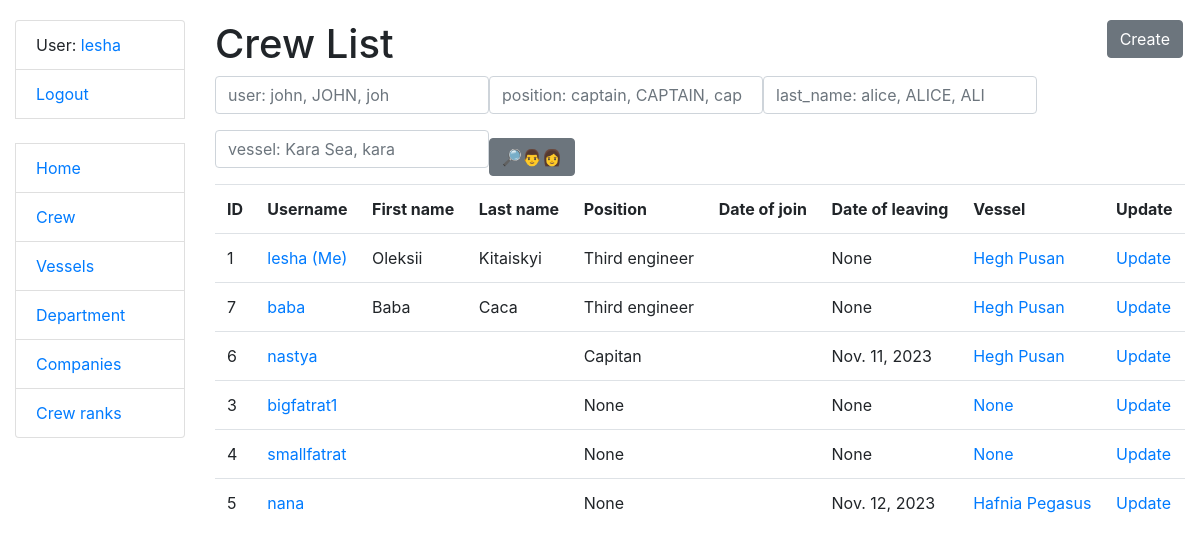
/crew/ (signed in), run on an earlier commit of the app's database.
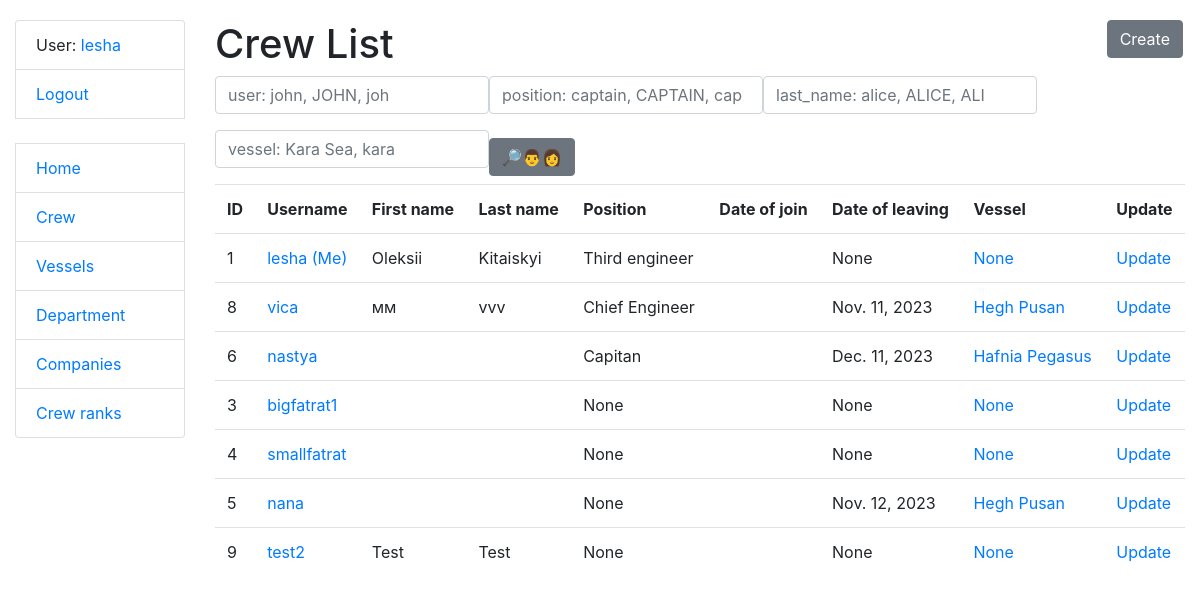
And on a later commit of the database.
### crewing/models.py (models this page shows, shortened)
class Crew(AbstractUser):
    position = models.ForeignKey(Position, on_delete=models.CASCADE, related_name='sailors', null=True, blank=True)
    salary = models.IntegerField(null=True, blank=True)
    date_of_birth = models.DateField(null=True, blank=True)
    date_of_joining = models.DateField(null=True, blank=True)
    date_of_leaving = models.DateField(null=True, blank=True)
    vessel_type = models.ManyToManyField(VesselType, related_name='sailors')
    vessel = models.ForeignKey('Vessel', on_delete=models.DO_NOTHING, related_name='sailors', null=True, blank=True)
    class Meta:
        verbose_name_plural = "sailors"
        verbose_name = "sailor"
        ordering = ["-position"]
    def get_absolute_url(self):
        return reverse("crewing:crew-detail", kwargs={"pk": self.pk})

class Position(models.Model):
    name = models.CharField(max_length=50, unique=True)
    responsibility = models.TextField(blank=True, null=True)
    class Meta:
        verbose_name = "position"
        verbose_name_plural = "positions"
        ordering = ["name"]
    def __str__(self):
        return self.name

class Vessel(models.Model):
    name = models.CharField(max_length=50)
    IMO_number = models.IntegerField(unique=True)
    vessel_type = models.ForeignKey(VesselType, on_delete=models.CASCADE, related_name='vessels')
    company = models.ForeignKey('Company', on_delete=models.CASCADE, related_name='vessels')
    class Meta:
        verbose_name_plural = "vessels"
        verbose_name = "vessel"
        ordering = ["name"]
    def __str__(self):
        return self.name
    def get_absolute_url(self):
        return reverse("crewing:vessel-detail", kwargs={"pk": self.pk})

### crewing/views.py (the view)
# urls.py: path("crew/", CrewListView.as_view(), name="crew-list"),
class CrewListView(LoginRequiredMixin, generic.ListView):
    model = Crew
    context_object_name = "crew_list"
    template_name = "crewing/crew/list.html"
    paginate_by = 10
    def get_context_data(self, *, object_list=None, **kwargs):
        context = super(CrewListView, self).get_context_data(**kwargs)
        placeholder_username = self.request.GET.get("username")
        placeholder_position = self.request.GET.get("position")
        placeholder_last_name = self.request.GET.get("last_name")
        placeholder_vessel = self.request.GET.get("vessel")
        context["search_form"] = CrewSearchForm(
            initial={
                "username": placeholder_username,
                "position": placeholder_position,
                "last_name": placeholder_last_name,
                "vessel": placeholder_vessel,
            })
        return context
    def get_queryset(self):
        queryset = Crew.objects.all()
        search_form = CrewSearchForm(self.request.GET)
        if search_form.is_valid():
            queryset = search_form.filter_queryset(queryset)
        return queryset

### crewing/forms.py (called while the page is built)
    def filter_queryset(self, queryset):
        username = self.cleaned_data.get("username")
        position = self.cleaned_data.get("position")
        last_name = self.cleaned_data.get("last_name")
        vessel = self.cleaned_data.get("vessel")
        if username:
            queryset = queryset.filter(username__icontains=username)
        if position:
            queryset = queryset.filter(position__name__icontains=position)
        if last_name:
            queryset = queryset.filter(last_name__icontains=last_name)
        if vessel:
            queryset = queryset.filter(vessel__name__icontains=vessel)
        return queryset

### templates/crewing/crew/list.html
{% extends "base.html" %}
{% load crispy_forms_filters %}
{% block content %}
    <h1>
      Crew List
      <a href="{% url 'crewing:crew-create' %}" class="btn btn-secondary link-to-page">
        Create
      </a>
    </h1>
    <form action="" method="get" class="form-inline">
      {{ search_form|crispy }}
      <input class="btn btn-secondary"   type="submit" value="🔎👨👩">
    </form>
    {% if crew_list %}
      <table class="table">
        <tr>
          <th>ID</th>
          <th>Username</th>
          <th>First name</th>
          <th>Last name</th>
          <th>Position</th>
          <th>Date of join</th>
          <th>Date of leaving</th>
          <th>Vessel</th>
          <th>Update</th>
        </tr>
      {% for sailor in crew_list %}
        <tr>
          <td>{{ sailor.id }}</td>
          <td><a href="{{ sailor.get_absolute_url }}">{{ sailor.username }} {% if user == sailor %} (Me){% endif %}</a></td>
          <td>{{ sailor.first_name }}</td>
          <td>{{ sailor.last_name }}</td>
          <td>{{ sailor.position }}</td>
          <td>{{ sailor.date_of_join }}</td>
          <td>{{ sailor.date_of_leaving }}</td>
          <td><a href="{{ sailor.vessel.get_absolute_url }}">{{ sailor.vessel }}</td>
          <td>
            <a href="{% url "crewing:crew-update" pk=sailor.id %}">
              Update
            </a>
          </td>
        </tr>
      {% endfor %}
    </table>
    {% else %}
      <p>There are no drivers in the service.</p>
    {% endif %}
{% endblock %}

### templates/includes/sidebar.html
<ul class="sidebar-nav list-group">
  {% if user.is_authenticated %}
    <li class="list-group-item">User: <a href="{{ user.get_absolute_url }}">{{ user.get_username }}</a></li>
    <li class="list-group-item"><a href="{% url 'logout'%}?next={{request.path}}">Logout</a></li>
  {% else %}
    <li class="list-group-item"><a href="{% url 'login'%}?next={{request.path}}">Login</a></li>
  {% endif %}
  <br>
  <li class="list-group-item"><a href="{% url 'crewing:index' %}">Home</a></li>
  <li class="list-group-item"><a href="{% url 'crewing:crew-list' %}">Crew</a></li>
  <li class="list-group-item"><a href="{% url 'crewing:vessel-list' %}">Vessels</a></li>
  <li class="list-group-item"><a href="{% url 'crewing:vessel-type-list' %}">Department</a></li>
  <li class="list-group-item"><a href="{% url 'crewing:company-list' %}">Companies</a></li>
  <li class="list-group-item"><a href="{% url 'crewing:position-list' %}">Crew ranks</a></li>
</ul>

What changed in the data, as far as the page shows it:
removed Crew: id "7", username "baba", first_name "Baba", last_name "Caca", position "Third engineer", date_of_leaving "None", vessel "Hegh Pusan"
changed Crew "lesha": vessel "Hegh Pusan" → "None"
added Crew: id "8", username "vica", first_name "мм", last_name "vvv", position "Chief Engineer", date_of_leaving "Nov. 11, 2023", vessel "Hegh Pusan"
changed Crew "nastya": date_of_leaving "Nov. 11, 2023" → "Dec. 11, 2023"; vessel "Hegh Pusan" → "Hafnia Pegasus"
changed Crew "nana": vessel "Hafnia Pegasus" → "Hegh Pusan"
added Crew: id "9", username "test2", first_name "Test", last_name "Test", position "None", date_of_leaving "None", vessel "None"
